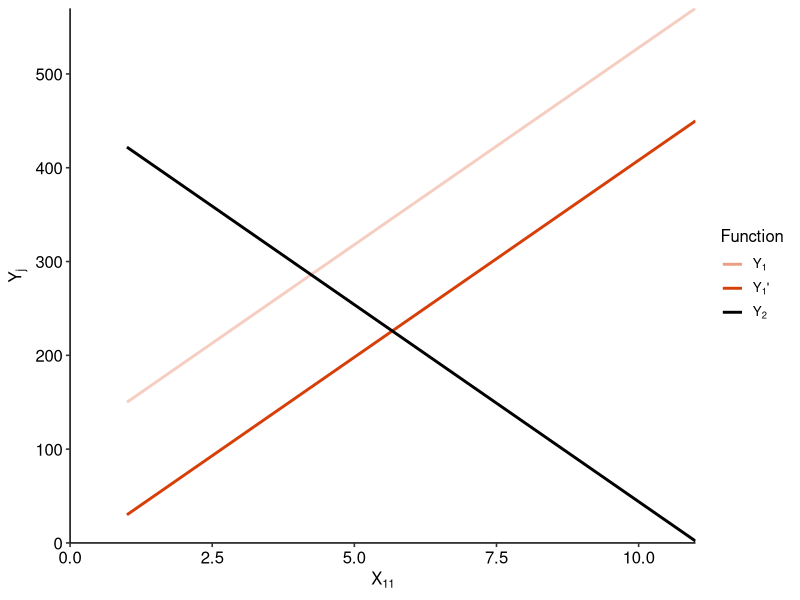

Write the R code that produced this figure.
# Visualize differences between a reduced form and structural equation.

library(tidyverse)
library(ggpubr)

e_1 = 0
e_2 = 0
x_1 = seq(1, 11)
x_1_alt = seq(11, 21)
x_2 = seq(3, 13)
b_0 = 500
b_1 = 2
b_2 = 3
g_1 = -3
g_2 = 2
G = 1 - (1 - g_1 * g_2)
y_1_fun = function(x_1, x_2){G * b_1 * x_1 + G * g_1 * b_2 * x_2 + e_1 + G * g_1 * e_2}
y_2_fun = function(x_1, x_2){b_0 + G * g_2 * b_1 * x_1 + G * b_2 * x_2 + G * g_2 * e_1 + e_2}

dat = 
  tibble(x_1 = x_1, 
         x_1_alt = x_1_alt, 
         x_2 = x_2) %>% 
  mutate(y_1 = 
           map2(x_1,
                x_2,
                y_1_fun),
         y_1_alt = 
           map2(x_1_alt,
                x_2,
                y_1_fun),
         y_2 = 
           map2(x_1,
                x_2,
                y_2_fun)) %>% 
  unnest

vis = 
  dat %>% 
  pivot_longer(c(y_1, y_1_alt, y_2)) %>% 
  ggplot() +
  geom_line(aes(x = x_1,
                y = value,
                color = name,
                alpha = name),
            linewidth = 1) +
  scale_x_continuous(expand = c(0, 0),
                     limits = c(0, NA)) +
  scale_y_continuous(expand = c(0, 0),
                     limits = c(0, NA)) +
  scale_color_manual(name = "Function",
                     labels = c(expression(Y[1]), expression(Y[1]*"'"), expression(Y[2])),
                     values = c("#d73f0980", "#D73F09", "black")) +
  scale_alpha_manual(values = c(0.25, 1.00, 1.00)) +
  labs(x = expression(X[11]), y = expression(Y[j])) +
  guides(alpha = "none") +
  theme_pubr() +
  theme(legend.position = "right")

ggsave("output/vis_system.png",
       dpi = 300,
       width = 4,
       height = 3.25,
       bg = "transparent")
